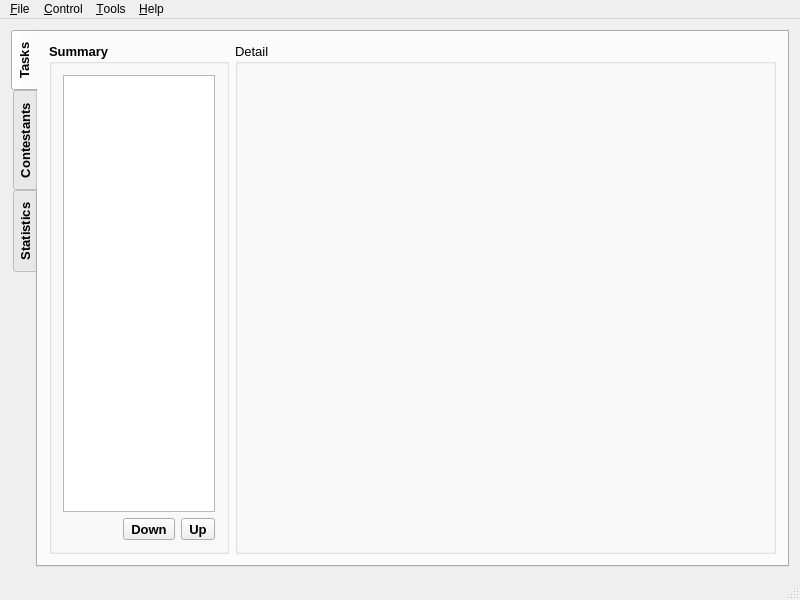
<?xml version="1.0" encoding="UTF-8"?>
<ui version="4.0">
 <class>LemonLime</class>
 <widget class="QMainWindow" name="LemonLime">
  <property name="geometry">
   <rect>
    <x>0</x>
    <y>0</y>
    <width>800</width>
    <height>600</height>
   </rect>
  </property>
  <property name="minimumSize">
   <size>
    <width>725</width>
    <height>510</height>
   </size>
  </property>
  <property name="windowTitle">
   <string>LemonLime</string>
  </property>
  <property name="windowIcon">
   <iconset>
    <normaloff>:/icon/icon.png</normaloff>:/icon/icon.png</iconset>
  </property>
  <widget class="QWidget" name="centralWidget">
   <layout class="QHBoxLayout" name="horizontalLayout">
    <item>
     <widget class="QTabWidget" name="tabWidget">
      <property name="enabled">
       <bool>true</bool>
      </property>
      <property name="font">
       <font>
        <pointsize>10</pointsize>
        <bold>true</bold>
       </font>
      </property>
      <property name="autoFillBackground">
       <bool>false</bool>
      </property>
      <property name="tabPosition">
       <enum>QTabWidget::TabPosition::West</enum>
      </property>
      <property name="tabShape">
       <enum>QTabWidget::TabShape::Rounded</enum>
      </property>
      <property name="currentIndex">
       <number>0</number>
      </property>
      <property name="elideMode">
       <enum>Qt::TextElideMode::ElideNone</enum>
      </property>
      <property name="documentMode">
       <bool>false</bool>
      </property>
      <property name="tabsClosable">
       <bool>false</bool>
      </property>
      <property name="movable">
       <bool>false</bool>
      </property>
      <property name="tabBarAutoHide">
       <bool>false</bool>
      </property>
      <widget class="QWidget" name="tasksTab">
       <attribute name="title">
        <string>Tasks</string>
       </attribute>
       <layout class="QHBoxLayout" name="horizontalLayout_2">
        <item>
         <widget class="QGroupBox" name="taskBox">
          <property name="sizePolicy">
           <sizepolicy hsizetype="Expanding" vsizetype="Preferred">
            <horstretch>1</horstretch>
            <verstretch>0</verstretch>
           </sizepolicy>
          </property>
          <property name="minimumSize">
           <size>
            <width>176</width>
            <height>387</height>
           </size>
          </property>
          <property name="title">
           <string>Summary</string>
          </property>
          <layout class="QVBoxLayout" name="verticalLayout_2">
           <item>
            <widget class="SummaryTree" name="summary">
             <property name="font">
              <font>
               <pointsize>10</pointsize>
               <bold>false</bold>
              </font>
             </property>
             <property name="contextMenuPolicy">
              <enum>Qt::ContextMenuPolicy::DefaultContextMenu</enum>
             </property>
             <property name="statusTip">
              <string>Viewing tasks...</string>
             </property>
             <attribute name="headerVisible">
              <bool>false</bool>
             </attribute>
             <column>
              <property name="text">
               <string notr="true">1</string>
              </property>
             </column>
            </widget>
           </item>
           <item>
            <layout class="QHBoxLayout" name="horizontalLayout_7">
             <item>
              <spacer name="horizontalSpacer_2">
               <property name="orientation">
                <enum>Qt::Orientation::Horizontal</enum>
               </property>
               <property name="sizeHint" stdset="0">
                <size>
                 <width>40</width>
                 <height>20</height>
                </size>
               </property>
              </spacer>
             </item>
             <item>
              <widget class="QToolButton" name="moveDownButton">
               <property name="statusTip">
                <string>Move down this task...</string>
               </property>
               <property name="text">
                <string>Down</string>
               </property>
               <property name="icon">
                <iconset resource="../../resource.qrc">
                 <normaloff>:/icon/go-down.svg</normaloff>:/icon/go-down.svg</iconset>
               </property>
              </widget>
             </item>
             <item>
              <widget class="QToolButton" name="moveUpButton">
               <property name="statusTip">
                <string>Move up this task...</string>
               </property>
               <property name="text">
                <string>Up</string>
               </property>
               <property name="icon">
                <iconset resource="../../resource.qrc">
                 <normaloff>:/icon/go-up.svg</normaloff>:/icon/go-up.svg</iconset>
               </property>
              </widget>
             </item>
            </layout>
           </item>
          </layout>
         </widget>
        </item>
        <item>
         <widget class="QGroupBox" name="editBox">
          <property name="sizePolicy">
           <sizepolicy hsizetype="Expanding" vsizetype="Preferred">
            <horstretch>3</horstretch>
            <verstretch>0</verstretch>
           </sizepolicy>
          </property>
          <property name="font">
           <font>
            <pointsize>10</pointsize>
            <bold>false</bold>
           </font>
          </property>
          <property name="title">
           <string>Detail</string>
          </property>
          <layout class="QVBoxLayout" name="verticalLayout_8">
           <item>
            <widget class="QStackedWidget" name="editWidget">
             <property name="contextMenuPolicy">
              <enum>Qt::ContextMenuPolicy::NoContextMenu</enum>
             </property>
             <property name="statusTip">
              <string>Editing task details...</string>
             </property>
             <property name="currentIndex">
              <number>2</number>
             </property>
             <widget class="QWidget" name="nullPage"/>
             <widget class="TaskEditWidget" name="taskEdit"/>
             <widget class="TestCaseEditWidget" name="testCaseEdit"/>
            </widget>
           </item>
          </layout>
         </widget>
        </item>
       </layout>
      </widget>
      <widget class="QWidget" name="contestantsTab">
       <attribute name="title">
        <string>Contestants</string>
       </attribute>
       <layout class="QVBoxLayout" name="verticalLayout">
        <item>
         <widget class="ResultViewer" name="resultViewer">
          <property name="font">
           <font>
            <pointsize>10</pointsize>
            <bold>false</bold>
           </font>
          </property>
          <property name="statusTip">
           <string>Contestant List...</string>
          </property>
          <property name="editTriggers">
           <set>QAbstractItemView::EditTrigger::NoEditTriggers</set>
          </property>
          <property name="tabKeyNavigation">
           <bool>false</bool>
          </property>
          <property name="selectionMode">
           <enum>QAbstractItemView::SelectionMode::ExtendedSelection</enum>
          </property>
          <property name="selectionBehavior">
           <enum>QAbstractItemView::SelectionBehavior::SelectItems</enum>
          </property>
          <property name="verticalScrollMode">
           <enum>QAbstractItemView::ScrollMode::ScrollPerPixel</enum>
          </property>
          <property name="horizontalScrollMode">
           <enum>QAbstractItemView::ScrollMode::ScrollPerPixel</enum>
          </property>
          <property name="showGrid">
           <bool>false</bool>
          </property>
          <property name="sortingEnabled">
           <bool>true</bool>
          </property>
          <property name="cornerButtonEnabled">
           <bool>false</bool>
          </property>
          <attribute name="horizontalHeaderMinimumSectionSize">
           <number>75</number>
          </attribute>
          <attribute name="horizontalHeaderHighlightSections">
           <bool>false</bool>
          </attribute>
          <attribute name="verticalHeaderVisible">
           <bool>false</bool>
          </attribute>
          <attribute name="verticalHeaderMinimumSectionSize">
           <number>25</number>
          </attribute>
          <attribute name="verticalHeaderDefaultSectionSize">
           <number>27</number>
          </attribute>
         </widget>
        </item>
        <item>
         <layout class="QHBoxLayout" name="horizontalLayout_4">
          <item>
           <widget class="QPushButton" name="cleanupButton">
            <property name="minimumSize">
             <size>
              <width>120</width>
              <height>0</height>
             </size>
            </property>
            <property name="font">
             <font>
              <pointsize>10</pointsize>
              <bold>false</bold>
             </font>
            </property>
            <property name="statusTip">
             <string>Cleanup the files of all contestants...</string>
            </property>
            <property name="text">
             <string>Clean Up Files</string>
            </property>
            <property name="icon">
             <iconset resource="../../resource.qrc">
              <normaloff>:/icon/view-sort.svg</normaloff>:/icon/view-sort.svg</iconset>
            </property>
           </widget>
          </item>
          <item>
           <spacer name="horizontalSpacer">
            <property name="orientation">
             <enum>Qt::Orientation::Horizontal</enum>
            </property>
            <property name="sizeHint" stdset="0">
             <size>
              <width>468</width>
              <height>20</height>
             </size>
            </property>
           </spacer>
          </item>
          <item>
           <widget class="QPushButton" name="refreshButton">
            <property name="minimumSize">
             <size>
              <width>120</width>
              <height>0</height>
             </size>
            </property>
            <property name="font">
             <font>
              <pointsize>10</pointsize>
              <bold>false</bold>
             </font>
            </property>
            <property name="statusTip">
             <string>Refresh the contestant list...</string>
            </property>
            <property name="text">
             <string>Refresh</string>
            </property>
            <property name="icon">
             <iconset resource="../../resource.qrc">
              <normaloff>:/icon/view-refresh.svg</normaloff>:/icon/view-refresh.svg</iconset>
            </property>
           </widget>
          </item>
          <item>
           <widget class="QPushButton" name="judgeUnjudgedButton">
            <property name="sizePolicy">
             <sizepolicy hsizetype="Minimum" vsizetype="Fixed">
              <horstretch>0</horstretch>
              <verstretch>0</verstretch>
             </sizepolicy>
            </property>
            <property name="minimumSize">
             <size>
              <width>120</width>
              <height>0</height>
             </size>
            </property>
            <property name="font">
             <font>
              <pointsize>10</pointsize>
              <bold>false</bold>
             </font>
            </property>
            <property name="statusTip">
             <string>Judge unjudged...</string>
            </property>
            <property name="text">
             <string>Judge Unjudged</string>
            </property>
            <property name="icon">
             <iconset resource="../../resource.qrc">
              <normaloff>:/icon/edit-find-replace.svg</normaloff>:/icon/edit-find-replace.svg</iconset>
            </property>
           </widget>
          </item>
          <item>
           <widget class="QPushButton" name="judgeButton">
            <property name="enabled">
             <bool>false</bool>
            </property>
            <property name="minimumSize">
             <size>
              <width>120</width>
              <height>0</height>
             </size>
            </property>
            <property name="font">
             <font>
              <pointsize>10</pointsize>
              <bold>false</bold>
             </font>
            </property>
            <property name="statusTip">
             <string>Judge selected area...</string>
            </property>
            <property name="text">
             <string>Judge Selected</string>
            </property>
            <property name="icon">
             <iconset resource="../../resource.qrc">
              <normaloff>:/icon/edit-find.svg</normaloff>:/icon/edit-find.svg</iconset>
            </property>
           </widget>
          </item>
          <item>
           <widget class="QPushButton" name="judgeAllButton">
            <property name="enabled">
             <bool>false</bool>
            </property>
            <property name="minimumSize">
             <size>
              <width>120</width>
              <height>0</height>
             </size>
            </property>
            <property name="font">
             <font>
              <pointsize>10</pointsize>
              <bold>false</bold>
             </font>
            </property>
            <property name="statusTip">
             <string>Judge all contestants...</string>
            </property>
            <property name="text">
             <string>Judge All</string>
            </property>
            <property name="icon">
             <iconset resource="../../resource.qrc">
              <normaloff>:/icon/code-function.svg</normaloff>:/icon/code-function.svg</iconset>
            </property>
           </widget>
          </item>
         </layout>
        </item>
       </layout>
      </widget>
      <widget class="QWidget" name="statisticsTab">
       <attribute name="title">
        <string>Statistics</string>
       </attribute>
       <layout class="QHBoxLayout" name="horizontalLayout_3">
        <item>
         <widget class="StatisticsBrowser" name="statisticsBrowser" native="true">
          <property name="font">
           <font>
            <pointsize>10</pointsize>
            <bold>false</bold>
           </font>
          </property>
          <property name="statusTip">
           <string>The Statistics Browser...</string>
          </property>
         </widget>
        </item>
       </layout>
      </widget>
     </widget>
    </item>
   </layout>
  </widget>
  <widget class="QMenuBar" name="menuBar">
   <property name="geometry">
    <rect>
     <x>0</x>
     <y>0</y>
     <width>1183</width>
     <height>21</height>
    </rect>
   </property>
   <widget class="QMenu" name="fileMenu">
    <property name="font">
     <font>
      <pointsize>10</pointsize>
     </font>
    </property>
    <property name="statusTip">
     <string>Open / Close / Rename contest and etc</string>
    </property>
    <property name="title">
     <string>&amp;File</string>
    </property>
    <addaction name="newAction"/>
    <addaction name="openAction"/>
    <addaction name="saveAction"/>
    <addaction name="closeAction"/>
    <addaction name="separator"/>
    <addaction name="openFolderAction"/>
    <addaction name="actionChangeContestName"/>
    <addaction name="separator"/>
    <addaction name="exitAction"/>
   </widget>
   <widget class="QMenu" name="controlMenu">
    <property name="title">
     <string>&amp;Control</string>
    </property>
    <addaction name="judgeAllAction"/>
    <addaction name="judgeAction"/>
    <addaction name="judgeUnjudgedAction"/>
    <addaction name="judgeGreyAction"/>
    <addaction name="judgeMagentaAction"/>
    <addaction name="separator"/>
    <addaction name="cleanupAction"/>
    <addaction name="refreshAction"/>
    <addaction name="separator"/>
    <addaction name="addTasksAction"/>
    <addaction name="exportAction"/>
    <addaction name="separator"/>
    <addaction name="actionExportStatistics"/>
   </widget>
   <widget class="QMenu" name="toolsMenu">
    <property name="font">
     <font>
      <pointsize>10</pointsize>
     </font>
    </property>
    <property name="title">
     <string>&amp;Tools</string>
    </property>
    <addaction name="actionOnlineServer"/>
    <addaction name="separator"/>
    <addaction name="optionsAction"/>
   </widget>
   <widget class="QMenu" name="helpMenu">
    <property name="font">
     <font>
      <pointsize>10</pointsize>
     </font>
    </property>
    <property name="title">
     <string>&amp;Help</string>
    </property>
    <widget class="QMenu" name="menuGuides">
     <property name="statusTip">
      <string>LemonLime Guides...</string>
     </property>
     <property name="title">
      <string>&amp;Guides</string>
     </property>
     <property name="icon">
      <iconset resource="../../resource.qrc">
       <normaloff>:/icon/system-help.svg</normaloff>:/icon/system-help.svg</iconset>
     </property>
     <addaction name="actionManual"/>
     <addaction name="separator"/>
     <addaction name="actionMore"/>
    </widget>
    <addaction name="menuGuides"/>
    <addaction name="separator"/>
    <addaction name="aboutAction"/>
   </widget>
   <addaction name="fileMenu"/>
   <addaction name="controlMenu"/>
   <addaction name="toolsMenu"/>
   <addaction name="helpMenu"/>
  </widget>
  <widget class="QStatusBar" name="statusBar"/>
  <action name="newAction">
   <property name="icon">
    <iconset resource="../../resource.qrc">
     <normaloff>:/icon/document-new.svg</normaloff>:/icon/document-new.svg</iconset>
   </property>
   <property name="text">
    <string>&amp;New Contest</string>
   </property>
   <property name="statusTip">
    <string>Make a new contest...</string>
   </property>
  </action>
  <action name="openAction">
   <property name="icon">
    <iconset resource="../../resource.qrc">
     <normaloff>:/icon/quickopen-file.svg</normaloff>:/icon/quickopen-file.svg</iconset>
   </property>
   <property name="text">
    <string>&amp;Open Existing Contest</string>
   </property>
   <property name="statusTip">
    <string>Open an existing contest...</string>
   </property>
  </action>
  <action name="exitAction">
   <property name="icon">
    <iconset resource="../../resource.qrc">
     <normaloff>:/icon/application-exit.svg</normaloff>:/icon/application-exit.svg</iconset>
   </property>
   <property name="text">
    <string>E&amp;xit</string>
   </property>
   <property name="statusTip">
    <string>Exit LemonLime...</string>
   </property>
  </action>
  <action name="optionsAction">
   <property name="icon">
    <iconset resource="../../resource.qrc">
     <normaloff>:/icon/configure.svg</normaloff>:/icon/configure.svg</iconset>
   </property>
   <property name="text">
    <string>&amp;Settings</string>
   </property>
   <property name="statusTip">
    <string>LemonLime Settings...</string>
   </property>
  </action>
  <action name="actionOnlineServer">
   <property name="icon">
    <iconset resource="../../resource.qrc">
     <normaloff>:/icon/globe.svg</normaloff>:/icon/globe.svg</iconset>
   </property>
   <property name="text">
    <string>在线提交服务...</string>
   </property>
   <property name="statusTip">
    <string>启动 HTTP 服务，让学生通过浏览器提交代码</string>
   </property>
  </action>
  <action name="aboutAction">
   <property name="icon">
    <iconset resource="../../resource.qrc">
     <normaloff>:/icon/help-about.svg</normaloff>:/icon/help-about.svg</iconset>
   </property>
   <property name="text">
    <string>&amp;About</string>
   </property>
   <property name="statusTip">
    <string>About LemonLime...</string>
   </property>
  </action>
  <action name="judgeAction">
   <property name="enabled">
    <bool>false</bool>
   </property>
   <property name="icon">
    <iconset resource="../../resource.qrc">
     <normaloff>:/icon/edit-find.svg</normaloff>:/icon/edit-find.svg</iconset>
   </property>
   <property name="text">
    <string>&amp;Judge Selected</string>
   </property>
   <property name="statusTip">
    <string>Judge selected area...</string>
   </property>
  </action>
  <action name="judgeAllAction">
   <property name="enabled">
    <bool>false</bool>
   </property>
   <property name="icon">
    <iconset resource="../../resource.qrc">
     <normaloff>:/icon/code-function.svg</normaloff>:/icon/code-function.svg</iconset>
   </property>
   <property name="text">
    <string>Judge &amp;All</string>
   </property>
   <property name="statusTip">
    <string>Judge all contestants...</string>
   </property>
  </action>
  <action name="closeAction">
   <property name="icon">
    <iconset resource="../../resource.qrc">
     <normaloff>:/icon/document-close.svg</normaloff>:/icon/document-close.svg</iconset>
   </property>
   <property name="text">
    <string>&amp;Close Current Contest</string>
   </property>
   <property name="statusTip">
    <string>Close this contest...</string>
   </property>
  </action>
  <action name="setEnglishAction">
   <property name="text">
    <string notr="true">&amp;English</string>
   </property>
  </action>
  <action name="addTasksAction">
   <property name="enabled">
    <bool>false</bool>
   </property>
   <property name="icon">
    <iconset resource="../../resource.qrc">
     <normaloff>:/icon/layer-new.svg</normaloff>:/icon/layer-new.svg</iconset>
   </property>
   <property name="text">
    <string>Add &amp;Tasks Automatically</string>
   </property>
   <property name="statusTip">
    <string>Find your tasks in ./data and add them automatically...</string>
   </property>
  </action>
  <action name="makeSelfTestAction">
   <property name="enabled">
    <bool>false</bool>
   </property>
   <property name="text">
    <string>&amp;Make Self-testing Folder</string>
   </property>
  </action>
  <action name="exportAction">
   <property name="enabled">
    <bool>false</bool>
   </property>
   <property name="icon">
    <iconset resource="../../resource.qrc">
     <normaloff>:/icon/document-export.svg</normaloff>:/icon/document-export.svg</iconset>
   </property>
   <property name="text">
    <string>&amp;Export Result</string>
   </property>
   <property name="statusTip">
    <string>Export the result...</string>
   </property>
  </action>
  <action name="judgeUnjudgedAction">
   <property name="enabled">
    <bool>false</bool>
   </property>
   <property name="icon">
    <iconset resource="../../resource.qrc">
     <normaloff>:/icon/edit-find-replace.svg</normaloff>:/icon/edit-find-replace.svg</iconset>
   </property>
   <property name="text">
    <string>Judge &amp;Unjudged</string>
   </property>
   <property name="statusTip">
    <string>Judge unjudged...</string>
   </property>
  </action>
  <action name="openFolderAction">
   <property name="icon">
    <iconset resource="../../resource.qrc">
     <normaloff>:/icon/go-parent-folder.svg</normaloff>:/icon/go-parent-folder.svg</iconset>
   </property>
   <property name="text">
    <string>Open Current Contest &amp;Folder</string>
   </property>
   <property name="statusTip">
    <string>Open the folder of this contest with file manager...</string>
   </property>
  </action>
  <action name="saveAction">
   <property name="icon">
    <iconset resource="../../resource.qrc">
     <normaloff>:/icon/document-save.svg</normaloff>:/icon/document-save.svg</iconset>
   </property>
   <property name="text">
    <string>&amp;Save Current Contest</string>
   </property>
   <property name="statusTip">
    <string>Save this contest...</string>
   </property>
  </action>
  <action name="actionInteraction">
   <property name="text">
    <string>Interaction</string>
   </property>
   <property name="statusTip">
    <string>How to make Interaction Tasks...</string>
   </property>
  </action>
  <action name="actionSubTasks">
   <property name="text">
    <string>Subtasks</string>
   </property>
   <property name="statusTip">
    <string>How to make Subtasks...</string>
   </property>
  </action>
  <action name="actionCleanupFiles">
   <property name="text">
    <string>Clean up Files</string>
   </property>
   <property name="statusTip">
    <string>What is Cleanup Files...</string>
   </property>
  </action>
  <action name="actionCompileFeatures">
   <property name="text">
    <string>Compile Features</string>
   </property>
   <property name="statusTip">
    <string>The difference in compiling between Lemon and LemonLime...</string>
   </property>
  </action>
  <action name="actionSkip">
   <property name="text">
    <string>Skip</string>
   </property>
   <property name="statusTip">
    <string>What is Skip...</string>
   </property>
  </action>
  <action name="actionSpecialJudge">
   <property name="text">
    <string>Special Judge</string>
   </property>
   <property name="statusTip">
    <string>How to write Special Judge...</string>
   </property>
  </action>
  <action name="actionSingle_Judge">
   <property name="text">
    <string>Single &amp;Judge</string>
   </property>
  </action>
  <action name="actionExportResult">
   <property name="text">
    <string>Export Result</string>
   </property>
   <property name="statusTip">
    <string>New features of Exporting Result...</string>
   </property>
  </action>
  <action name="actionMore">
   <property name="icon">
    <iconset resource="../../resource.qrc">
     <normaloff>:/icon/globe.svg</normaloff>:/icon/globe.svg</iconset>
   </property>
   <property name="text">
    <string>More</string>
   </property>
   <property name="statusTip">
    <string>Online Guides...</string>
   </property>
  </action>
  <action name="judgeGreyAction">
   <property name="enabled">
    <bool>false</bool>
   </property>
   <property name="icon">
    <iconset resource="../../resource.qrc">
     <normaloff>:/icon/paint-unknown.svg</normaloff>:/icon/paint-unknown.svg</iconset>
   </property>
   <property name="text">
    <string>Judge &amp;No Source</string>
   </property>
   <property name="statusTip">
    <string>Judge &quot;No Source&quot;...</string>
   </property>
  </action>
  <action name="judgeMagentaAction">
   <property name="enabled">
    <bool>false</bool>
   </property>
   <property name="icon">
    <iconset resource="../../resource.qrc">
     <normaloff>:/icon/deletecell.svg</normaloff>:/icon/deletecell.svg</iconset>
   </property>
   <property name="text">
    <string>Judge &amp;Compile Failed</string>
   </property>
   <property name="statusTip">
    <string>Judge &quot;Compile Error&quot;, &quot;Compile Time Limit Exceeded&quot;, etc...</string>
   </property>
  </action>
  <action name="actionChangeContestName">
   <property name="icon">
    <iconset resource="../../resource.qrc">
     <normaloff>:/icon/document-edit.svg</normaloff>:/icon/document-edit.svg</iconset>
   </property>
   <property name="text">
    <string>C&amp;hange Contest Name</string>
   </property>
   <property name="statusTip">
    <string>Change the name of this contest...</string>
   </property>
  </action>
  <action name="cleanupAction">
   <property name="enabled">
    <bool>false</bool>
   </property>
   <property name="icon">
    <iconset resource="../../resource.qrc">
     <normaloff>:/icon/view-sort.svg</normaloff>:/icon/view-sort.svg</iconset>
   </property>
   <property name="text">
    <string>Clean Up &amp;Files</string>
   </property>
   <property name="statusTip">
    <string>Cleanup the files of all contestants...</string>
   </property>
  </action>
  <action name="refreshAction">
   <property name="enabled">
    <bool>false</bool>
   </property>
   <property name="icon">
    <iconset resource="../../resource.qrc">
     <normaloff>:/icon/view-refresh.svg</normaloff>:/icon/view-refresh.svg</iconset>
   </property>
   <property name="text">
    <string>&amp;Refresh</string>
   </property>
   <property name="statusTip">
    <string>Refresh the contestant list...</string>
   </property>
  </action>
  <action name="actionCommunication">
   <property name="text">
    <string>Communication</string>
   </property>
   <property name="statusTip">
    <string>How to make Communication Tasks...</string>
   </property>
  </action>
  <action name="actionExportStatistics">
   <property name="enabled">
    <bool>false</bool>
   </property>
   <property name="icon">
    <iconset resource="../../resource.qrc">
     <normaloff>:/icon/document-export.svg</normaloff>:/icon/document-export.svg</iconset>
   </property>
   <property name="text">
    <string>Export &amp;Statistics</string>
   </property>
  </action>
  <action name="actionManual">
   <property name="icon">
    <iconset resource="../../resource.qrc">
     <normaloff>:/icon/acrobat.svg</normaloff>:/icon/acrobat.svg</iconset>
   </property>
   <property name="text">
    <string>Manual</string>
   </property>
  </action>
 </widget>
 <layoutdefault spacing="6" margin="11"/>
 <customwidgets>
  <customwidget>
   <class>SummaryTree</class>
   <extends>QTreeWidget</extends>
   <header>summarytree.h</header>
  </customwidget>
  <customwidget>
   <class>TaskEditWidget</class>
   <extends>QWidget</extends>
   <header>taskeditwidget.h</header>
   <container>1</container>
  </customwidget>
  <customwidget>
   <class>TestCaseEditWidget</class>
   <extends>QWidget</extends>
   <header>testcaseeditwidget.h</header>
   <container>1</container>
  </customwidget>
  <customwidget>
   <class>ResultViewer</class>
   <extends>QTableWidget</extends>
   <header>resultviewer.h</header>
  </customwidget>
  <customwidget>
   <class>StatisticsBrowser</class>
   <extends>QWidget</extends>
   <header>statisticsbrowser.h</header>
   <container>1</container>
  </customwidget>
 </customwidgets>
 <tabstops>
  <tabstop>tabWidget</tabstop>
  <tabstop>summary</tabstop>
  <tabstop>moveDownButton</tabstop>
  <tabstop>moveUpButton</tabstop>
  <tabstop>resultViewer</tabstop>
  <tabstop>cleanupButton</tabstop>
  <tabstop>refreshButton</tabstop>
  <tabstop>judgeUnjudgedButton</tabstop>
  <tabstop>judgeButton</tabstop>
  <tabstop>judgeAllButton</tabstop>
 </tabstops>
 <resources>
  <include location="../../resource.qrc"/>
 </resources>
 <connections/>
</ui>
